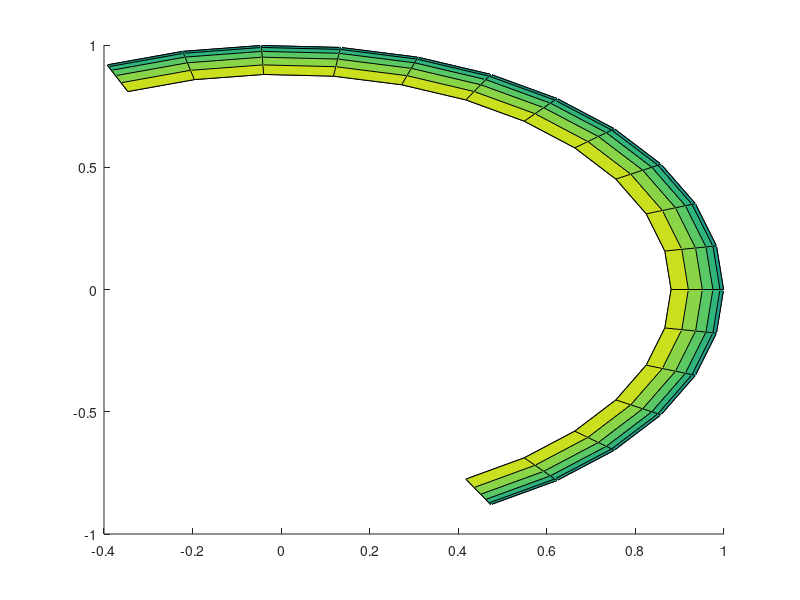

This figure's MATLAB source: (Note: this script raises an error after producing the figure.)
function [] = plotSphFrameSegment
    hold on
    [x_s,y_s,z_s] = sphere(35);
    
    [az,el,r] = cart2sph(x_s,y_s,z_s);
    el(el<deg2rad(-30)) = NaN;el(el>deg2rad(30)) = NaN;
    az(el<deg2rad(-30)) = NaN;az(el>deg2rad(30)) = NaN;
    az(az<deg2rad(-70)) = NaN;az(az>deg2rad(120)) = NaN;
    el(az<deg2rad(-70)) = NaN;el(az>deg2rad(120)) = NaN;
    [x_s,y_s,z_s] = sph2cart(az,el,r);
    
    h = surf(x_s,y_s,z_s);
    h.EdgeColor = 'None';
    set(h, 'FaceAlpha', 0.4)
    hidden off
    axis equal
    axis off
    map = repmat(linspace(1,0,100)',1,3);
    colormap(map)
    h.EdgeColor = 'interp';
    view(115,15)
end